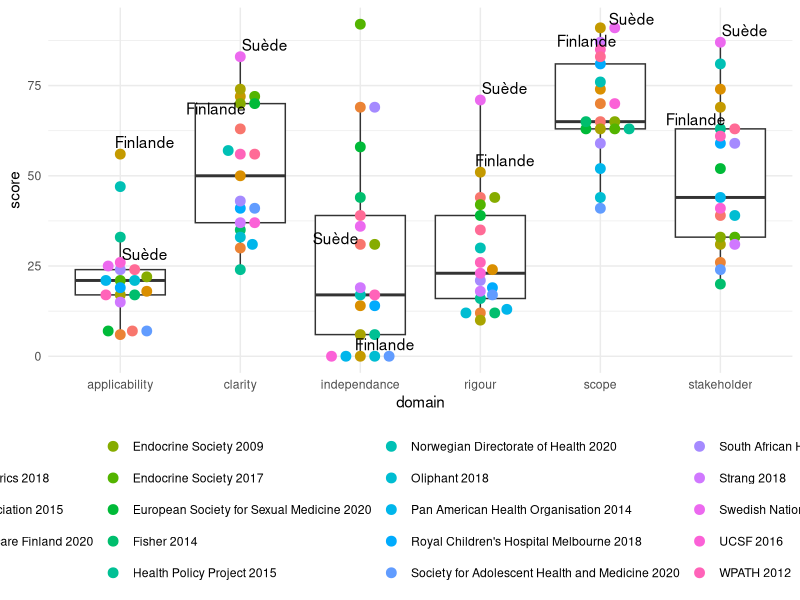

The R script that drew this image:
library(tidyverse)
library(ggbeeswarm)
library(ggrepel)
agree_scoring <- read_delim(
    "./agree_scoring.csv",
    delim = ";"
    )

agree_long <- agree_scoring |>
    pivot_longer(
        cols = 2:7,
        names_to = "domain",
        values_to = "score"
        )

agree_label <- agree_long |>
    filter(
        guideline %in% c(
            "Council for Choices in Healthcare Finland 2020", 
            "Swedish National Board of Health & Welfare 2022"
            )
    ) |>
    mutate(label = ifelse(
        guideline == "Council for Choices in Healthcare Finland 2020", 
        "Finlande", 
        "Suède"
        )
    )

agree_boxplot <- agree_long |>
    ggplot(aes(x = domain, y = score)) + 
    stat_boxplot() +
    geom_beeswarm(aes(color = guideline), size = 3, cex = 2) + 
    geom_text_repel(aes(label = label), data = agree_label) + 
    theme_minimal() + 
    theme(legend.position = "bottom")
